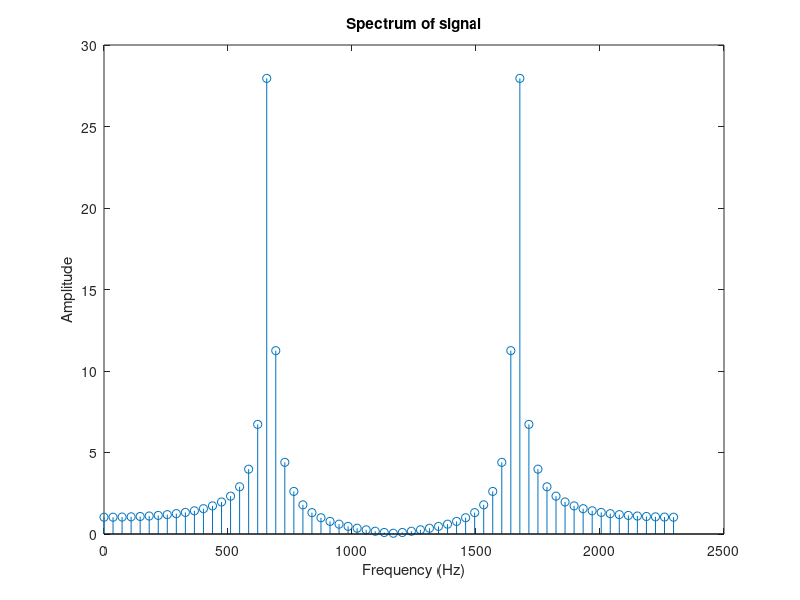
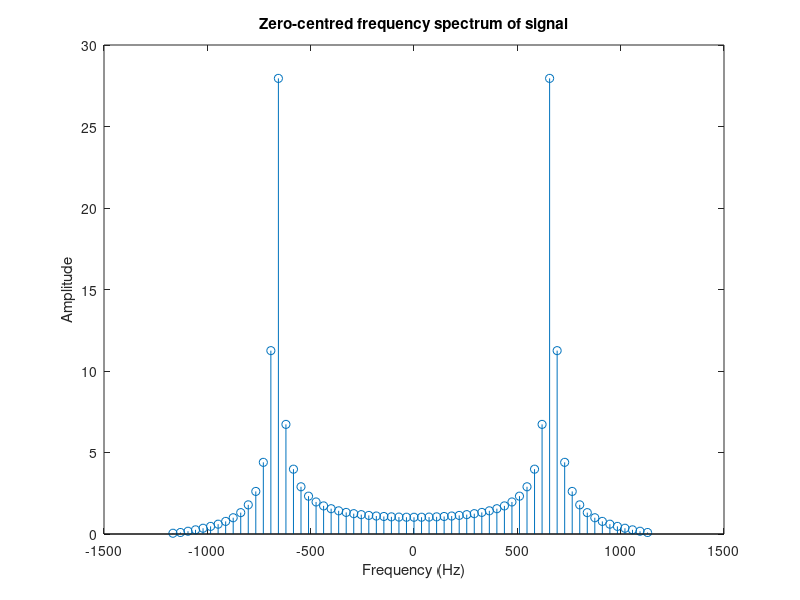

The MATLAB source for these figures, in order:
fc = 3000;
fs = 2333;

Ts = 1 / fs;

t = 0:Ts:100*Ts;

signal = cos(2 * pi * fc * t);

%3
N = 64;

figure;
fx = zeros(1, N);
fidx = (fs/N) * linspace(0,N-1,N);
spectrum = fft(signal, N);
stem(fidx, abs(spectrum));
xlabel('Frequency (Hz)');
ylabel('Amplitude');
title('Spectrum of signal');

%4
figure;
fidx = (fs/N)*linspace(-N/2, N/2-1, N);
stem(fidx, abs(fftshift(spectrum)));
xlabel('Frequency (Hz)');
ylabel('Amplitude');
title('Zero-centred frequency spectrum of signal');